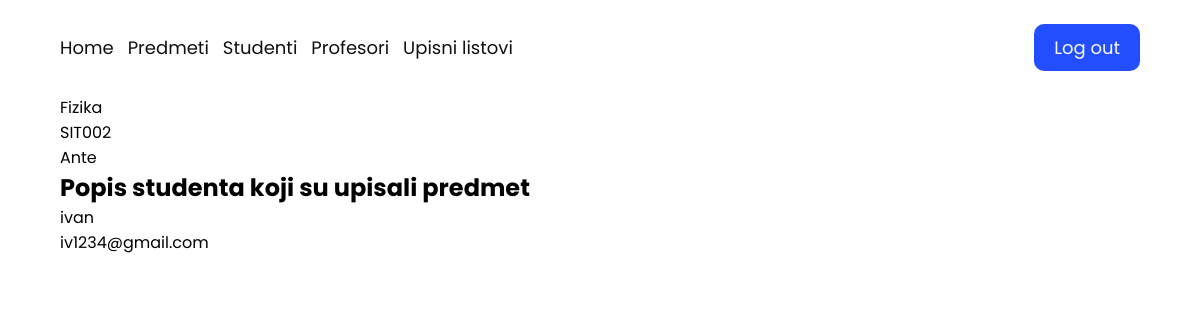
The page /admin_page/subject_detail/32/ (signed in) on the database its author committed.
### base/models.py (models this page shows, shortened)
class Predmet(models.Model):
    IZBORNI = (('DA', 'da'), ('NE', 'ne'))
    ime = models.CharField(max_length=50)
    kod = models.CharField(max_length=50)
    program = models.CharField(max_length=50)
    bodovi = models.IntegerField()
    sem_redovni = models.IntegerField()
    sem_izvanredni = models.IntegerField()
    izborni = models.CharField(max_length=50,choices=IZBORNI)
    korisnik_id = models.ForeignKey(Korisnik, on_delete=models.CASCADE,null=True, default=None)
    class Meta:
        verbose_name_plural = 'Predmeti'

class Korisnik(AbstractUser):
    ROLES = (('prof', 'profesor'), ('stu', 'student'),('adm', 'admin'))
    STATUS = (('none', 'None'), ('izv', 'izvanredni student'), ('red', 'redovni student'))
    email = models.EmailField(unique=True)
    role = models.CharField(max_length=50,choices=ROLES,default='stu')
    status = models.CharField(blank=True,max_length=50,choices=STATUS,default='red')
    class Meta:
        verbose_name_plural = 'Korisnici'

### base/decorators.py (the view)
        def wrapper_func(request, *args, **kwargs):
            group = None
            if request.user.role == 'adm':
                group = 'admin'
            elif request.user.role == 'prof':
                group = 'professor'
            else:
                group = 'student'
            if group in allowed_roles:
                return view_funct(request, *args, **kwargs)
            else:
                return HttpResponse('<h2>You are not authorized</h2>')

### base/auth.py (called while the page is built)
    def get_user(self, user_id):
        UserModel = get_user_model()
        try:
            return UserModel.objects.get(pk=user_id)
        except UserModel.DoesNotExist:
            return None

### base/views.py (called while the page is built)
@login_required(login_url='/login/')
@allowed_users(allowed_roles=['admin'])
def subject_detail(request,pk):
    subject = Predmet.objects.get(id=pk)
    upis = Upis.objects.filter(predmet_id=pk).values_list('korisnik_id')
    studenti = Korisnik.objects.filter(role='stu',id__in=upis)
    return render(request,'base/admin/subject/subject_detail.html',{
        'subject':subject,
        'studenti': studenti
    })

### base/templates/base/admin/subject/subject_detail.html
{% extends 'main.html' %}
{% block content %}
<p>{{subject.ime}}</p>
<p>{{subject.kod}}</p>
<p>{{subject.korisnik_id.username}}</p>
{%for student in studenti %}
<h2>Popis studenta koji su upisali predmet</h2>
<div class="subject_item">
    <p>{{student.username}}</p>
    <p>{{student.email}}</p>
</div>
{% endfor %}
{% endblock content %}

### static/css/style.css (style rules this page uses)
* { margin: 0; padding: 0; box-sizing: border-box; }
body { font-family: "Poppins", sans-serif; }

### rows shown on the page
Predmet: ime "Fizika", kod "SIT002", korisnik_id.username "Ante"
Korisnik: username "ivan", email "iv1234@gmail.com"
